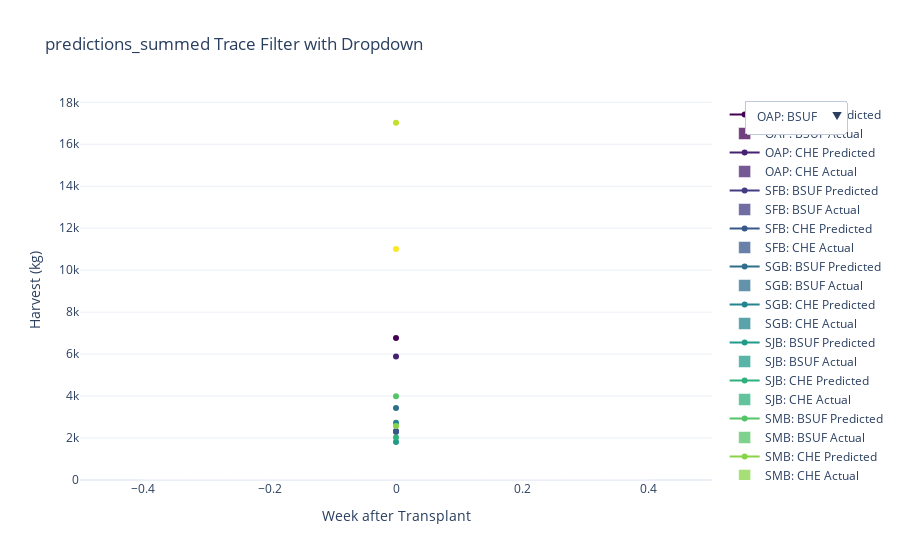

The code cell stored with this chart in its notebook:
### Code cell
fig = go.Figure()
x_values = df.index
colors = sample_colorscale('Viridis', [i / (len(df.columns) - 1) for i in range(len(df.columns))])
color_map = {key: colors[i] for i, key in enumerate(df.columns)}

for i, col in enumerate(df.columns):
    label = col[0] + ': ' + col[1]
    fig.add_trace(go.Scatter(x=x_values, y=df[col], name=label + ' Predicted', line=dict(color=color_map[col])))
    fig.add_trace(go.Bar(x=x_values, y=af[col], name= label + ' Actual', marker_color=color_map[col], opacity=0.75))

visibility_matrix = np.eye(2* len(df.columns), dtype=bool).repeat(2, axis=1)

buttons = [dict(label=f"{key[0]}: {key[1]}",method='update',args=[{'visible': visibility_matrix[i].tolist()}, {'title': f'Selected: {key[0]}: {key[1]}'}]) for i,key in enumerate(df.columns)]


# Add "Show All" button
buttons.append(dict(
    label='Show All', 
    method='update',
    args=[{'visible': [True]*(len(df.columns)*2)}, {'title': 'All Traces Visible'}]
))

# Add dropdown menu to layout
fig.update_layout(
    updatemenus=[dict(
        active=0,
        buttons=buttons,
        direction='down',
        showactive=True,
        x=1.05,
        xanchor='left',
        y=1,
        yanchor='top'
    )],
    title=title + ' Trace Filter with Dropdown',
    template='plotly_white',
    xaxis_title='Week after Transplant',
    yaxis_title='Harvest (kg)'
)

fig.show()

### Figure 1 — Plotly figure (JSON) as saved in the notebook; plotly's stock layout.template omitted (floating-point values rounded to 4 significant figures)
{"data": [{"line": {"color": "rgb(68, 1, 84)"}, "name": "OAP: BSUF Predicted", "type": "scatter", "x": [0], "y": [6767.0]}, {"marker": {"color": "rgb(68, 1, 84)"}, "name": "OAP: BSUF Actual", "opacity": 0.75, "type": "bar", "x": [0], "y": [0.0, 0.0, 0.0, 0.0, 0.0, 0.0, 247.0, 0.0, 0.0, 1280.0, 7385.0, 18730.0, 25270.0, 25940.0, 30950.0, 32540.0, 22350.0, 15830.0, 21070.0, 12350.0]}, {"line": {"color": "rgb(71, 33, 113)"}, "name": "OAP: CHE Predicted", "type": "scatter", "x": [0], "y": [5888.0]}, {"marker": {"color": "rgb(71, 33, 113)"}, "name": "OAP: CHE Actual", "opacity": 0.75, "type": "bar", "x": [0], "y": [0.0, 0.0, 0.0, 0.0, 0.0, 0.0, 0.0, 0.0, 796.0, 2267.0, 8092.0, 12700.0, 21520.0, 20780.0, 20930.0, 15470.0, 18700.0, 13830.0, 8567.0, 4687.0]}, {"line": {"color": "rgb(66, 61, 131)"}, "name": "SFB: BSUF Predicted", "type": "scatter", "x": [0], "y": [2336.0]}, {"marker": {"color": "rgb(66, 61, 131)"}, "name": "SFB: BSUF Actual", "opacity": 0.75, "type": "bar", "x": [0], "y": [0.0, 0.0, 0.0, 0.0, 0.0, 129.0, 0.0, 852.0, 2724.0, 0.0, 1261.0, 726.0, 3146.0, 7817.0, 10480.0, 19270.0, 14580.0, 10320.0, 4596.0, 2564.0]}, {"line": {"color": "rgb(56, 87, 139)"}, "name": "SFB: CHE Predicted", "type": "scatter", "x": [0], "y": [2282.0]}, {"marker": {"color": "rgb(56, 87, 139)"}, "name": "SFB: CHE Actual", "opacity": 0.75, "type": "bar", "x": [0], "y": [0.0, 0.0, 0.0, 0.0, 0.0, 213.0, 1333.0, 883.0, 2004.0, 0.0, 470.0, 624.0, 1476.0, 1531.0, 4268.0, 6402.0, 6340.0, 4926.0, 6382.0, 2066.0]}, {"line": {"color": "rgb(46, 111, 142)"}, "name": "SGB: BSUF Predicted", "type": "scatter", "x": [0], "y": [3435.0]}, {"marker": {"color": "rgb(46, 111, 142)"}, "name": "SGB: BSUF Actual", "opacity": 0.75, "type": "bar", "x": [0], "y": [0.0, 0.0, 0.0, 0.0, 0.0, 0.0, 0.0, 33.0, 116.0, 307.0, 1513.0, 2223.0, 6290.0, 5475.0, 13020.0, 8873.0, 9305.0, 10040.0, 1758.0, 2074.0]}, {"line": {"color": "rgb(37, 133, 142)"}, "name": "SGB: CHE Predicted", "type": "scatter", "x": [0], "y": [2731.0]}, {"marker": {"color": "rgb(37, 133, 142)"}, "name": "SGB: CHE Actual", "opacity": 0.75, "type": "bar", "x": [0], "y": [0.0, 0.0, 0.0, 0.0, 0.0, 0.0, 0.0, 0.0, 36.0, 108.0, 471.0, 1097.0, 2079.0, 5314.0, 6126.0, 7149.0, 5984.0, 6390.0, 2642.0, 832.0]}, {"line": {"color": "rgb(32, 155, 137)"}, "name": "SJB: BSUF Predicted", "type": "scatter", "x": [0], "y": [1810.0]}, {"marker": {"color": "rgb(32, 155, 137)"}, "name": "SJB: BSUF Actual", "opacity": 0.75, "type": "bar", "x": [0], "y": [0.0, 0.0, 0.0, 0.0, 0.0, 0.0, 0.0, 0.0, 1482.0, 4236.0, 5472.0, 7925.0, 8861.0, 6686.0, 7671.0, 8114.0, 4190.0, 3624.0, 1331.0, 460.0]}, {"line": {"color": "rgb(47, 176, 125)"}, "name": "SJB: CHE Predicted", "type": "scatter", "x": [0], "y": [2022.0]}, {"marker": {"color": "rgb(47, 176, 125)"}, "name": "SJB: CHE Actual", "opacity": 0.75, "type": "bar", "x": [0], "y": [0.0, 0.0, 0.0, 0.0, 0.0, 0.0, 0.0, 0.0, 507.0, 742.0, 1671.0, 5822.0, 6039.0, 3924.0, 2597.0, 4681.0, 3747.0, 3036.0, 2483.0, 1238.0]}, {"line": {"color": "rgb(84, 196, 103)"}, "name": "SMB: BSUF Predicted", "type": "scatter", "x": [0], "y": [3993.0]}, {"marker": {"color": "rgb(84, 196, 103)"}, "name": "SMB: BSUF Actual", "opacity": 0.75, "type": "bar", "x": [0], "y": [0.0, 0.0, 0.0, 0.0, 0.0, 0.0, 0.0, 0.0, 480.0, 0.0, 3236.0, 6670.0, 13070.0, 14370.0, 11040.0, 5944.0, 2399.0, 710.0, 869.0, 715.0]}, {"line": {"color": "rgb(136, 212, 72)"}, "name": "SMB: CHE Predicted", "type": "scatter", "x": [0], "y": [2574.0]}, {"marker": {"color": "rgb(136, 212, 72)"}, "name": "SMB: CHE Actual", "opacity": 0.75, "type": "bar", "x": [0], "y": [0.0, 0.0, 0.0, 0.0, 0.0, 0.0, 0.0, 0.0, 0.0, 1023.0, 3443.0, 5855.0, 7161.0, 8003.0, 10300.0, 6524.0, 2888.0, 1185.0, 2180.0, 2236.0]}, {"line": {"color": "rgb(194, 224, 42)"}, "name": "VAP: BSUF Predicted", "type": "scatter", "x": [0], "y": [17030.0]}, {"marker": {"color": "rgb(194, 224, 42)"}, "name": "VAP: BSUF Actual", "opacity": 0.75, "type": "bar", "x": [0], "y": [0.0, 0.0, 0.0, 0.0, 0.0, 0.0, 0.0, 0.0, 24.0, 587.0, 4292.0, 10140.0, 11270.0, 27650.0, 57530.0, 28500.0, 35780.0, 35540.0, 39200.0, 41520.0]}, {"line": {"color": "rgb(253, 231, 37)"}, "name": "VAP: CHE Predicted", "type": "scatter", "x": [0], "y": [11010.0]}, {"marker": {"color": "rgb(253, 231, 37)"}, "name": "VAP: CHE Actual", "opacity": 0.75, "type": "bar", "x": [0], "y": [0.0, 0.0, 0.0, 0.0, 0.0, 0.0, 0.0, 0.0, 0.0, 40.0, 2283.0, 3014.0, 8268.0, 12950.0, 21940.0, 23380.0, 28990.0, 30830.0, 33810.0, 30770.0]}], "layout": {"title": {"text": "predictions_summed Trace Filter with Dropdown"}, "updatemenus": [{"active": 0, "buttons": [{"args": [{"visible": [true, true, false, false, false, false, false, false, false, false, false, false, false, false, false, false, false, false, false, false, false, false, false, false, false, false, false, false, false, false, false, false, false, false, false, false, false, false, false, false, false, false, false, false, false, false, false, false]}, {"title": "Selected: OAP: BSUF"}], "label": "OAP: BSUF", "method": "update"}, {"args": [{"visible": [false, false, true, true, false, false, false, false, false, false, false, false, false, false, false, false, false, false, false, false, false, false, false, false, false, false, false, false, false, false, false, false, false, false, false, false, false, false, false, false, false, false, false, false, false, false, false, false]}, {"title": "Selected: OAP: CHE"}], "label": "OAP: CHE", "method": "update"}, {"args": [{"visible": [false, false, false, false, true, true, false, false, false, false, false, false, false, false, false, false, false, false, false, false, false, false, false, false, false, false, false, false, false, false, false, false, false, false, false, false, false, false, false, false, false, false, false, false, false, false, false, false]}, {"title": "Selected: SFB: BSUF"}], "label": "SFB: BSUF", "method": "update"}, {"args": [{"visible": [false, false, false, false, false, false, true, true, false, false, false, false, false, false, false, false, false, false, false, false, false, false, false, false, false, false, false, false, false, false, false, false, false, false, false, false, false, false, false, false, false, false, false, false, false, false, false, false]}, {"title": "Selected: SFB: CHE"}], "label": "SFB: CHE", "method": "update"}, {"args": [{"visible": [false, false, false, false, false, false, false, false, true, true, false, false, false, false, false, false, false, false, false, false, false, false, false, false, false, false, false, false, false, false, false, false, false, false, false, false, false, false, false, false, false, false, false, false, false, false, false, false]}, {"title": "Selected: SGB: BSUF"}], "label": "SGB: BSUF", "method": "update"}, {"args": [{"visible": [false, false, false, false, false, false, false, false, false, false, true, true, false, false, false, false, false, false, false, false, false, false, false, false, false, false, false, false, false, false, false, false, false, false, false, false, false, false, false, false, false, false, false, false, false, false, false, false]}, {"title": "Selected: SGB: CHE"}], "label": "SGB: CHE", "method": "update"}, {"args": [{"visible": [false, false, false, false, false, false, false, false, false, false, false, false, true, true, false, false, false, false, false, false, false, false, false, false, false, false, false, false, false, false, false, false, false, false, false, false, false, false, false, false, false, false, false, false, false, false, false, false]}, {"title": "Selected: SJB: BSUF"}], "label": "SJB: BSUF", "method": "update"}, {"args": [{"visible": [false, false, false, false, false, false, false, false, false, false, false, false, false, false, true, true, false, false, false, false, false, false, false, false, false, false, false, false, false, false, false, false, false, false, false, false, false, false, false, false, false, false, false, false, false, false, false, false]}, {"title": "Selected: SJB: CHE"}], "label": "SJB: CHE", "method": "update"}, {"args": [{"visible": [false, false, false, false, false, false, false, false, false, false, false, false, false, false, false, false, true, true, false, false, false, false, false, false, false, false, false, false, false, false, false, false, false, false, false, false, false, false, false, false, false, false, false, false, false, false, false, false]}, {"title": "Selected: SMB: BSUF"}], "label": "SMB: BSUF", "method": "update"}, {"args": [{"visible": [false, false, false, false, false, false, false, false, false, false, false, false, false, false, false, false, false, false, true, true, false, false, false, false, false, false, false, false, false, false, false, false, false, false, false, false, false, false, false, false, false, false, false, false, false, false, false, false]}, {"title": "Selected: SMB: CHE"}], "label": "SMB: CHE", "method": "update"}, {"args": [{"visible": [false, false, false, false, false, false, false, false, false, false, false, false, false, false, false, false, false, false, false, false, true, true, false, false, false, false, false, false, false, false, false, false, false, false, false, false, false, false, false, false, false, false, false, false, false, false, false, false]}, {"title": "Selected: VAP: BSUF"}], "label": "VAP: BSUF", "method": "update"}, {"args": [{"visible": [false, false, false, false, false, false, false, false, false, false, false, false, false, false, false, false, false, false, false, false, false, false, true, true, false, false, false, false, false, false, false, false, false, false, false, false, false, false, false, false, false, false, false, false, false, false, false, false]}, {"title": "Selected: VAP: CHE"}], "label": "VAP: CHE", "method": "update"}, {"args": [{"visible": [true, true, true, true, true, true, true, true, true, true, true, true, true, true, true, true, true, true, true, true, true, true, true, true]}, {"title": "All Traces Visible"}], "label": "Show All", "method": "update"}], "direction": "down", "showactive": true, "x": 1.05, "xanchor": "left", "y": 1, "yanchor": "top"}], "xaxis": {"title": {"text": "Week after Transplant"}}, "yaxis": {"title": {"text": "Harvest (kg)"}}}}
